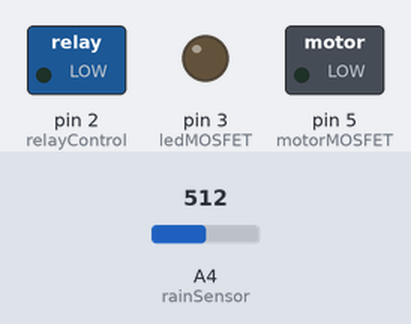
Recording of a sketch running on a simulated Arduino Uno, built with avr-gcc and run on an emulated ATmega328P. Parts: switched loads named in the sketch (green lamp = pin HIGH), output pins drawn as LEDs (lit = HIGH). The test bench sets the inputs (shaded band); at power-on: A4 (rainSensor) = 512.

Above: at 1.2 s.
1.3 s: A4 (rainSensor) set to 963
4.3 s: A4 (rainSensor) set to 992
At 6.4 s:
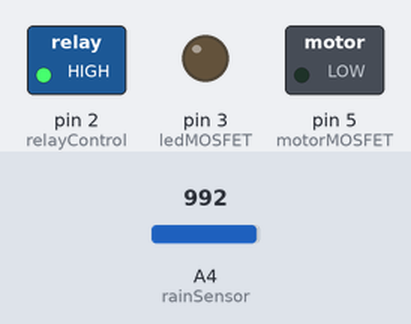
7.3 s: A4 (rainSensor) set to 900
At 10.0 s:
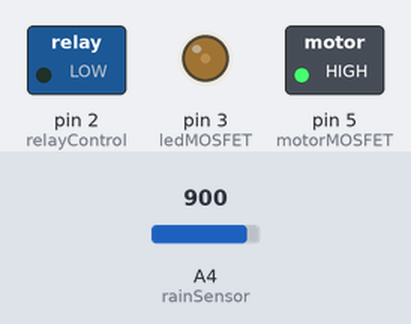
10.3 s: A4 (rainSensor) set to 1023
At 11.1 s:
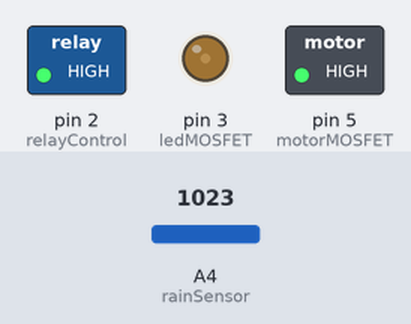
Timing chart, 0 to 14.3 s (numbered marks = the images above; inputs shaded):
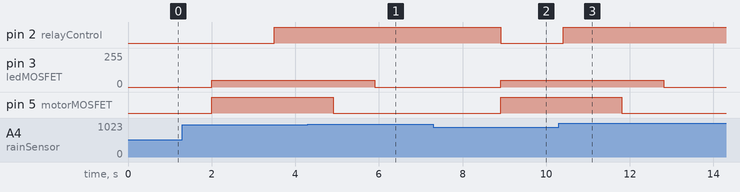

The sketch:

deviceCodeNew_sampleOverTime.ino
```cpp
int rainSensor = A4;
int ledMOSFET = 3;
int motorMOSFET = 5;
int relayControl = 2;

void setup() {
  Serial.begin(9600);
  pinMode(rainSensor,INPUT);
  pinMode(ledMOSFET,OUTPUT);
  pinMode(motorMOSFET,OUTPUT);
  pinMode(relayControl,OUTPUT);
}

int countDrops(){
  int count = 0;
  int rainReading;
  float voltage;
  for (int ii = 0; ii < 10; ii++){
    rainReading = analogRead(rainSensor);
    voltage = rainReading/1024.0 * 5.0;
    if (voltage < 4.78) {
      count++;
    }
    delay(100);
  }
  return count;
}

// wipeSetting: OFF = 0; LOW = 1; HIGH = 2
void motorControl(int wipeSetting){
  switch (wipeSetting){
    case 0:
      analogWrite(motorMOSFET,0);
      break;
    case 1:
      analogWrite(motorMOSFET,190);
      digitalWrite(relayControl,LOW);
      delay(4500);
      digitalWrite(relayControl,HIGH);
      delay(4400);
      motorControl(0);
      break;
    case 2:
      analogWrite(motorMOSFET,255);
      digitalWrite(relayControl,LOW);
      delay(1500);
      digitalWrite(relayControl,HIGH);
      delay(1400);
      motorControl(0);
      break;
  }
}

void loop() {
  // OFF (0 drops per second)
  if (countDrops() == 0){
    analogWrite(ledMOSFET,0);
    motorControl(0);
  }
  // LOW intensity (< 5 drops per second)
  else if (countDrops() < 5){
    analogWrite(ledMOSFET,10);
    motorControl(1);
  }
  // HIGH intensity (>= 5 drops per second)
  else {
    analogWrite(ledMOSFET,50);
    motorControl(2);
  }
}
```

Measured:
- the behaviour switches between 978 and 979 on A4 (rainSensor) (found by bisection; images 0 and 1)
- after the input at 4.3 s, pin 2 (relayControl): stays HIGH (without the input it goes to LOW after 2.6 s); pin 3 (ledMOSFET): 50/255 → 0/255 after 1.6 s; pin 5 (motorMOSFET): goes on until 4.9 s, then stays LOW
- after the input at 7.3 s, pin 2 (relayControl): HIGH → LOW after 1.6 s; pin 3 (ledMOSFET): 0/255 → 50/255 after 1.6 s; pin 5 (motorMOSFET): LOW → HIGH after 1.6 s
- after the input at 10.3 s, pin 2 (relayControl): goes on until 10.4 s, then stays HIGH; pin 3 (ledMOSFET): 50/255 → 0/255 after 2.5 s; pin 5 (motorMOSFET): goes on until 11.8 s, then stays LOW
